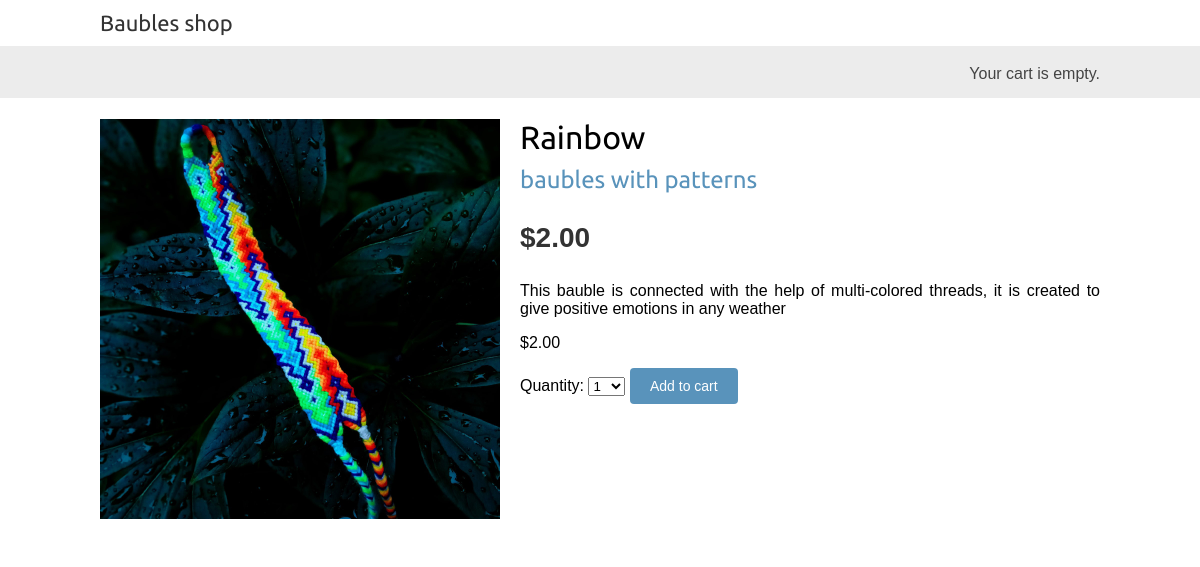
/3/rainbow/, run on the app's committed database.
### shop/models.py (models this page shows, shortened)
class Product(models.Model):
    category = models.ForeignKey(Category, related_name='products', on_delete=models.CASCADE)
    name = models.CharField(max_length=200, db_index=True)
    slug = models.SlugField(max_length=200, db_index=True)
    image = models.ImageField(upload_to='products/%Y/%m/%d', blank=True)
    description = models.TextField(blank=True)
    price = models.DecimalField(max_digits=10, decimal_places=2)
    stock = models.PositiveIntegerField()
    available = models.BooleanField(default=True)
    created = models.DateTimeField(auto_now_add=True)
    updated = models.DateTimeField(auto_now=True)
    class Meta:
        ordering = ('name',)
        index_together = (('id', 'slug'),)

class Category(models.Model):
    name = models.CharField(max_length=200, db_index=True)
    slug = models.SlugField(max_length=200, db_index=True, unique=True)
    class Meta:
        ordering = ('name',)
        verbose_name = 'Категория'
        verbose_name_plural = 'Категории'
    def __str__(self):
        return self.name
    def get_absolute_url(self):
        return reverse('shop:product_list_by_category',
                        args=[self.slug])

### shop/views.py (the view)
def product_detail(request, id, slug):
    product = get_object_or_404(Product,
                                id=id,
                                slug=slug,
                                available=True)
    cart_product_form = CartAddProductForm()
    return render(request, 'product/detail.html', {'product': product,
                                                        'cart_product_form': cart_product_form})

### cart/forms.py
class CartAddProductForm(forms.Form):
    quantity = forms.TypedChoiceField(choices=PRODUCT_QUANTITY_CHOICES, coerce=int)
    update = forms.BooleanField(required=False, initial=False, widget=forms.HiddenInput)

### cart/cart.py (called while the page is built)
    def __len__(self):
        return sum(item['quantity'] for item in self.cart.values())

### cart/context_processors.py (called while the page is built)
def cart(request):
    return {'cart': Cart(request)}

### shop/templates/product/detail.html (shortened to what this page needs)
{% extends "base.html" %}
{% load static %}
{% block content %}
    <div class="product-detail">
        <img src="{% if product.image %}{{ product.image.url }}{% else %}{% static "img/no_image.png" %}{% endif %}">
        <h1>{{ product.name }}</h1>
        <h2><a href="{{ product.category.get_absolute_url }}">{{ product.category }}</a></h2>
        <p class="price">${{ product.price }}</p>
        {{ product.description|linebreaks }}
    </div>
<p class="price">${{ product.price }}</p>
<form action="{% url "cart:cart_add" product.id %}" method="post">
    {{ cart_product_form }}
    <input type="submit" value="Add to cart">
</form>
{% endblock %}

### shop/static/css/base.css (style rules this page uses)
body { margin:0; padding:0; font-family:helvetica, sans-serif; }
h1, h2, h3, h4, h5 , h6 { font-family: 'Ubuntu', sans-serif; font-weight:normal; }
a { text-decoration:none; color:#5993bb; }
a.button, input[type="submit"] { color:#fff; background:#5993bb; border-radius:4px; padding:10px 20px; font-size:14px; border:0; }
.product-detail { text-align:justify; }
.product-detail .price { color:#333; font-size:28px; font-weight:bold; }
.product-detail img { width:40%; float:left; padding:0 20px 20px 0; }
.product-detail h1 { margin-bottom:0; }
.product-detail h2 { margin-top:10px; }

### data on the page
Product: image (picture), name "Rainbow", category "baubles with patterns", price "2.00", description "This bauble is connected with the help of multi-colored threads, it is created to give positive emotions in any weather"
